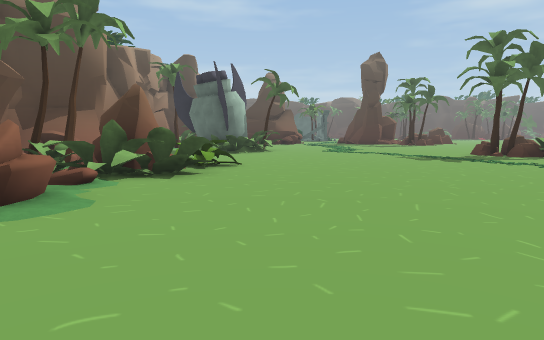
View 1 (above)

24 first-person views from a walk through a scene from a Unity 3-D project. The camera is 1.5 m above the floor, tilts 6° down and sees 75° across. The floor is counted in squares, 2 m on a side. Each view is taken from the middle of a square. On the plan, view 1 faces up. The plan holds only what a view shows up to about 11 squares ahead; the rest is blank. The place goes on beyond the plan. Some surface patterns are stand-ins.

View 2
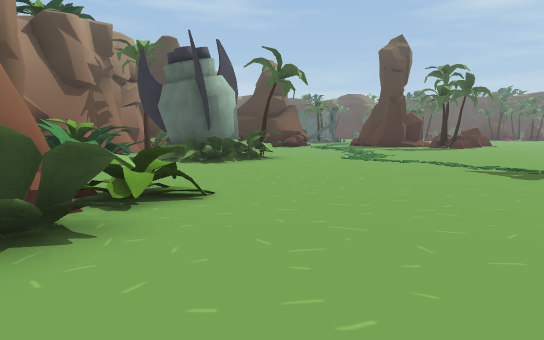

View 3
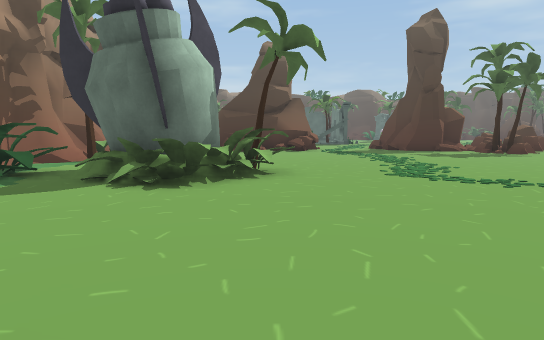

View 4
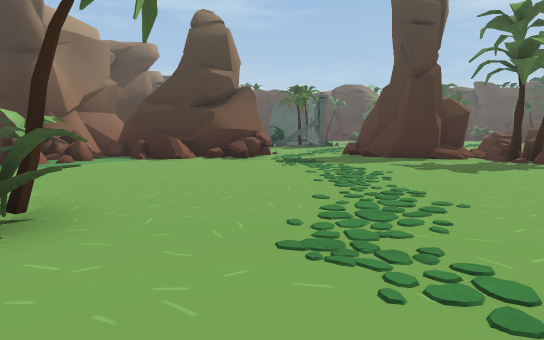

View 5
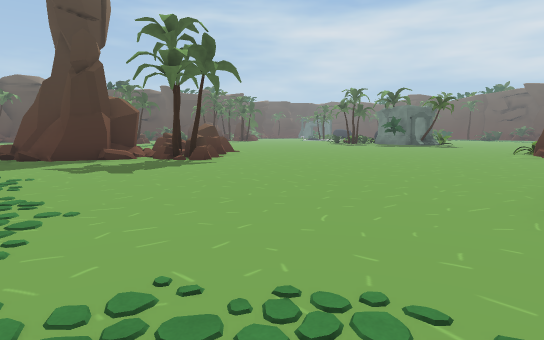

View 6
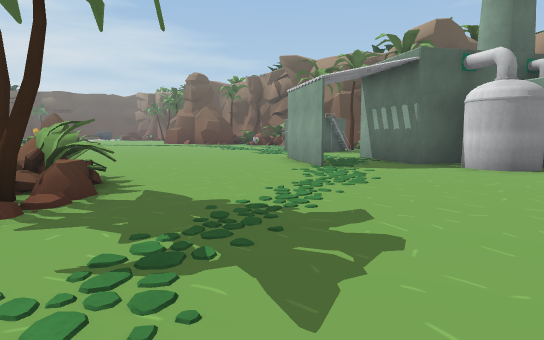

View 7
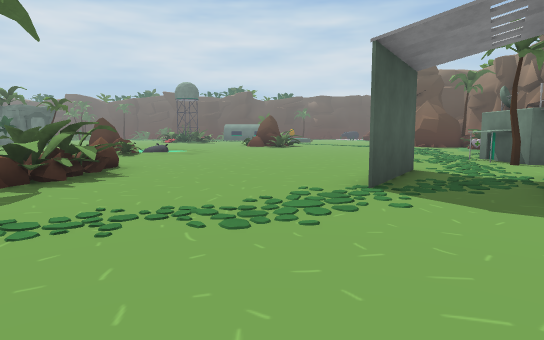

View 8
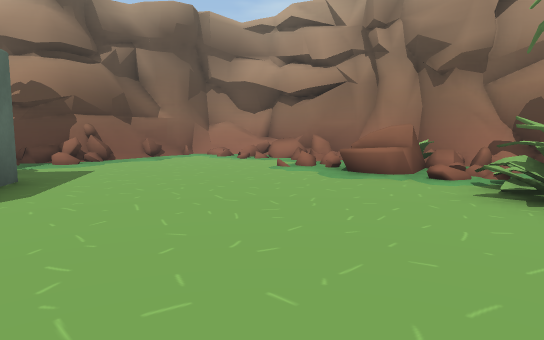

View 9
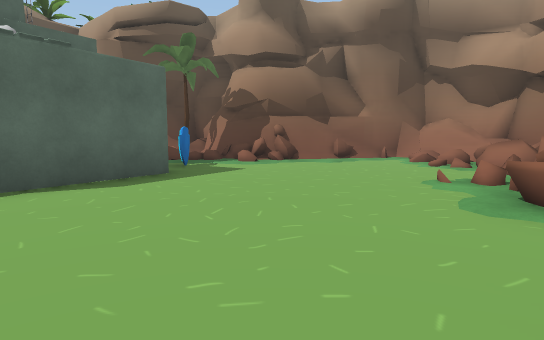

View 10
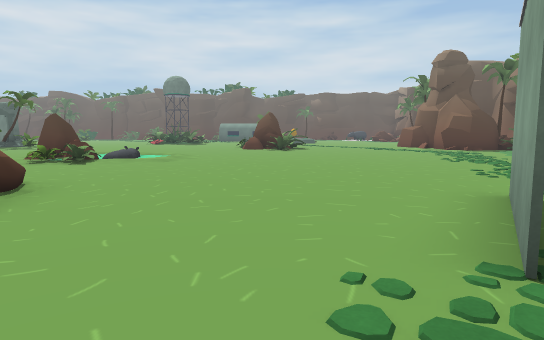

View 11
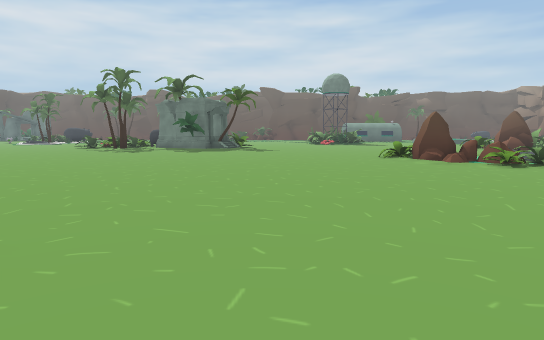

View 12
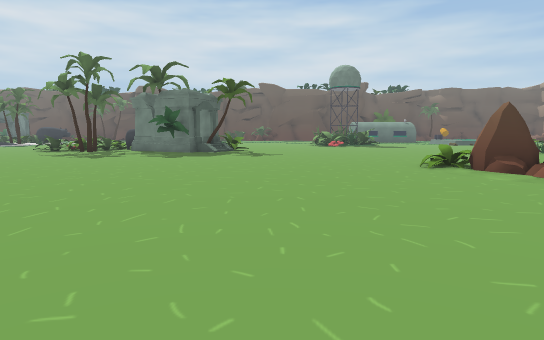

View 13
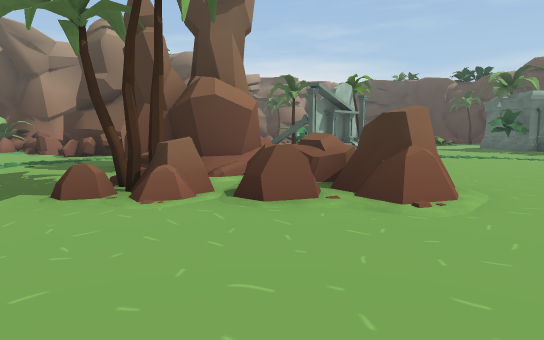

View 14
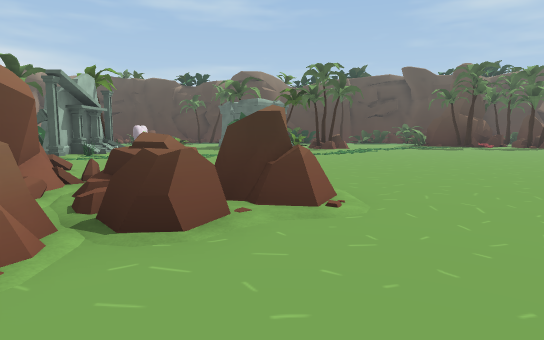

View 15
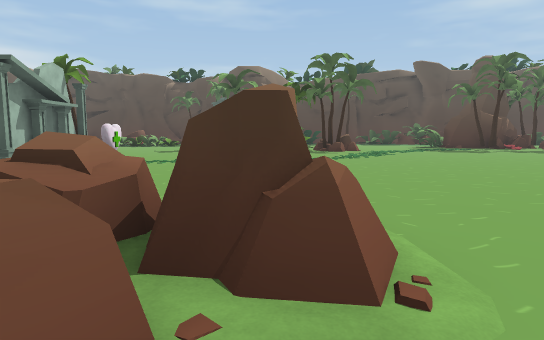

View 16
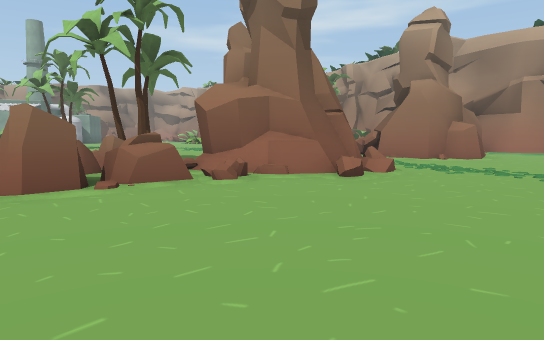

View 17
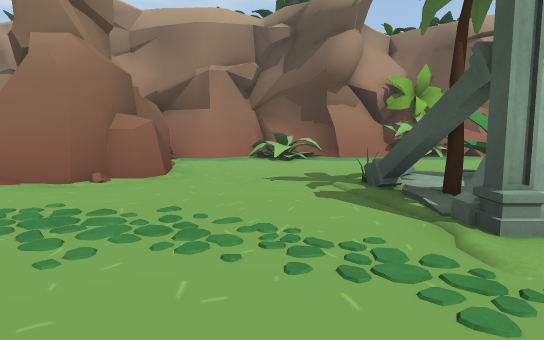

View 18
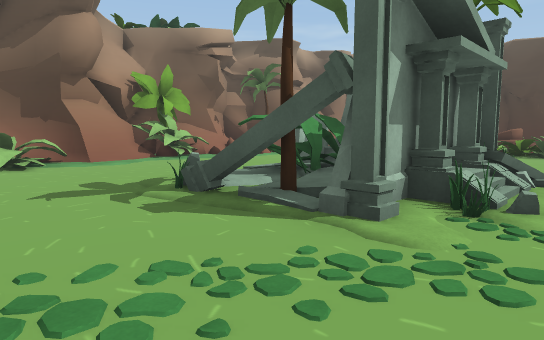

View 19
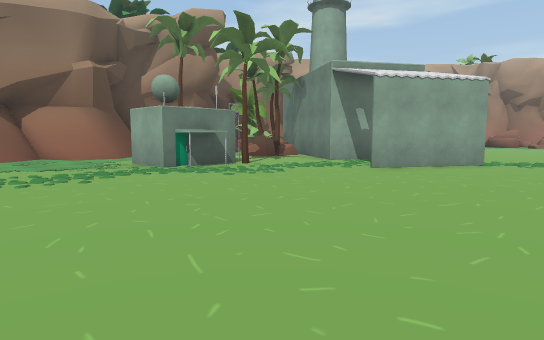

View 20
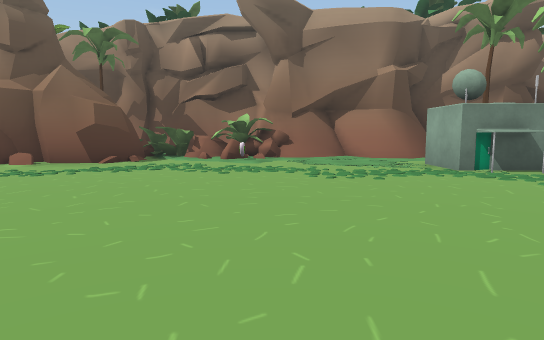

View 21
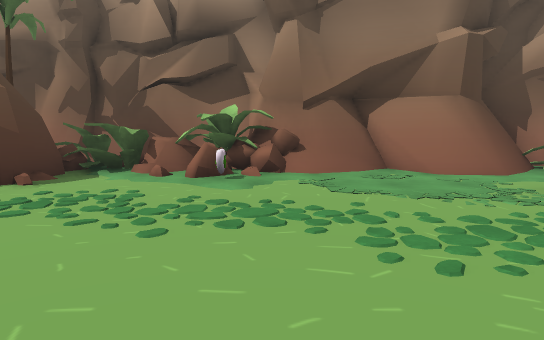

View 22
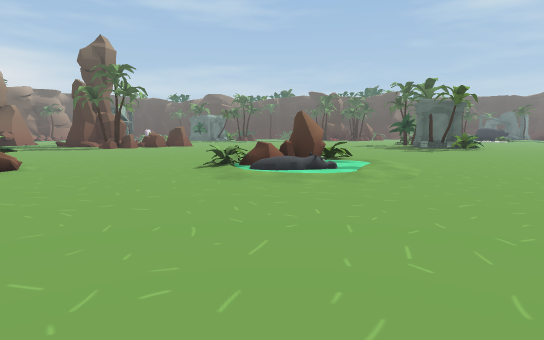

View 23
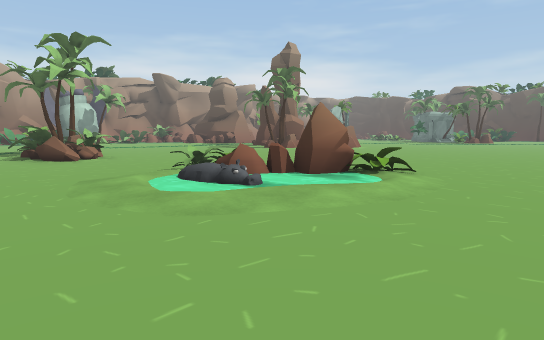

View 24
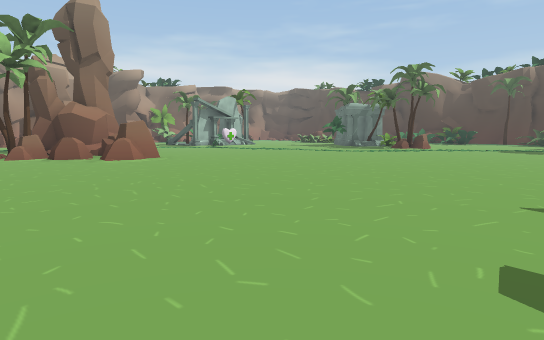

### Floor plan
Key: @ floor where view 1 was taken; # wall or solid block; x gap in a wall; . main floor; : floor 0.25 m higher than the main floor; + floor 0.5 m higher than the main floor; / step, stairs or slope; = window, fence, low wall or low ledge; ~ water the walk can cross; ≈ water the walk keeps out of; ^ raised ledge; v drop or lower ground; O other object.
Columns run from 5 left of view 1 to 21 right of it. Each row starts with its distance up from view 1.
 32 OO....OOO#/ .. .. .......
 31  #.....OO#O... .. .......
 30 v#....OOO#..O.... .......
 29 #O=....O..................
 28  OO.......................
 27  #........................
 26  ##..##....................
 25  ###  ##...##..............
 24       ##  ####OOO..........
 23 #######^..##=#OOO..........
 22 ##//^.==...##OOO...........
 21 OO#..........OO............
 20  O............O............
 19 OO.........................
 18 O  ........................
 17 #O ........................
 16 .. OO......................
 15 O.O.OO.....................
 14 OOOOOO................OO...
 13 O../O...............OOO~/..
 12 O...........OOOO....OO~~/..
 11 #O..........OOOO..../≈O:...
 10 # ............OO......//...
  9 = ./.......................
  8 OOOO+......................
  7 OOOOO....................
  6 OOOO........ ............
  5 =##..........###..........
  4 O==..........x............
  3 O+x......#####.............
  2 ===.....##   #.............
  1 ^=......#    #..OOO........
  0 ==...@.##    OO.O O.......
 -1 ==.....O     OO O ........#
 -2 =#....#.        O.##...O#.#
 -3 ==.####O        O#####OOOOO
 -4 ####  ##=       ##  ###OO#O
 -5                       #####

Positions as (right, up) in squares from view 1, and headings:
1: (0, 0), facing up
2: (0, 4), facing up
3: (0, 8), facing up
4: (2, 12), facing up
5: (3, 12), facing up-right
6: (3, 12), facing down-right
7: (3, 7), facing right
8: (3, 7), facing down-left
9: (0, 7), facing down
10: (6, 7), facing right
11: (7, 18), facing right
12: (10, 18), facing right
13: (13, 19), facing up-left
14: (11, 19), facing up
15: (11, 21), facing up
16: (12, 29), facing down-left
17: (7, 28), facing left
18: (6, 27), facing up-left
19: (17, 8), facing down-left
20: (17, 8), facing down
21: (17, 4), facing down
22: (16, 4), facing up
23: (21, 8), facing up-left
24: (21, 19), facing up-left
